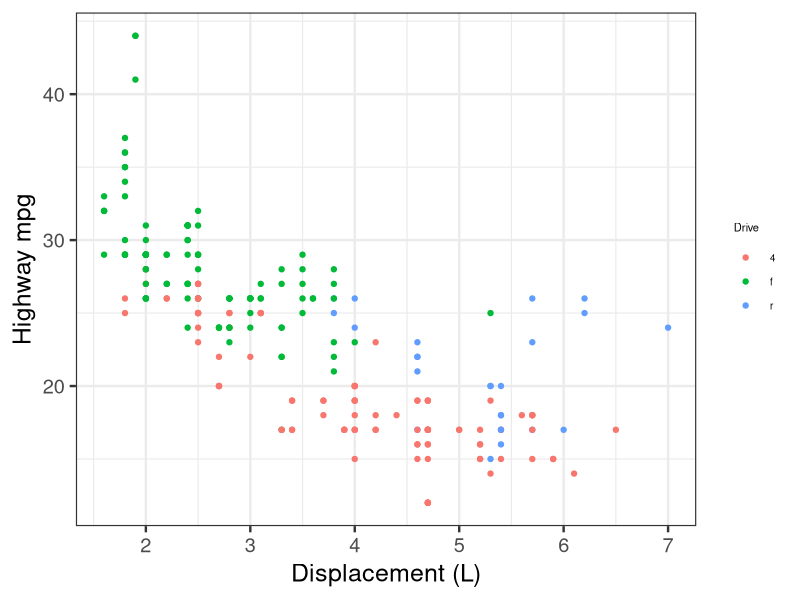

Recreate this plot in R.
library(ggplot2)

p <- ggplot(mpg, aes(displ, hwy, colour = drv)) +
  geom_point() +
  labs(x = "Displacement (L)", y = "Highway mpg", colour = "Drive") +
  guides(colour = guide_legend(label.theme = element_text(size = 7),
                               title.theme = element_text(size = 8))) +
  theme_bw(base_size = 18)
ggsave("drive.png", p, width = 7, height = 5, dpi = 300)
